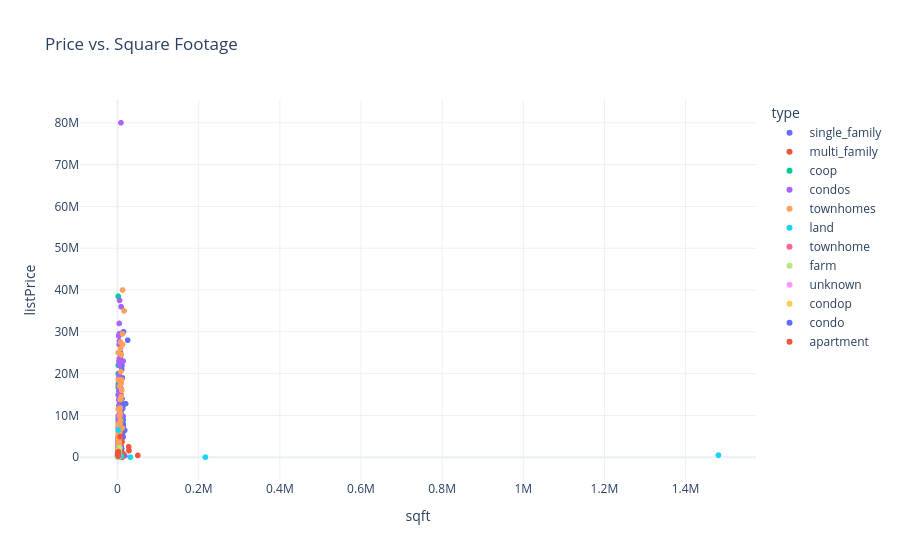
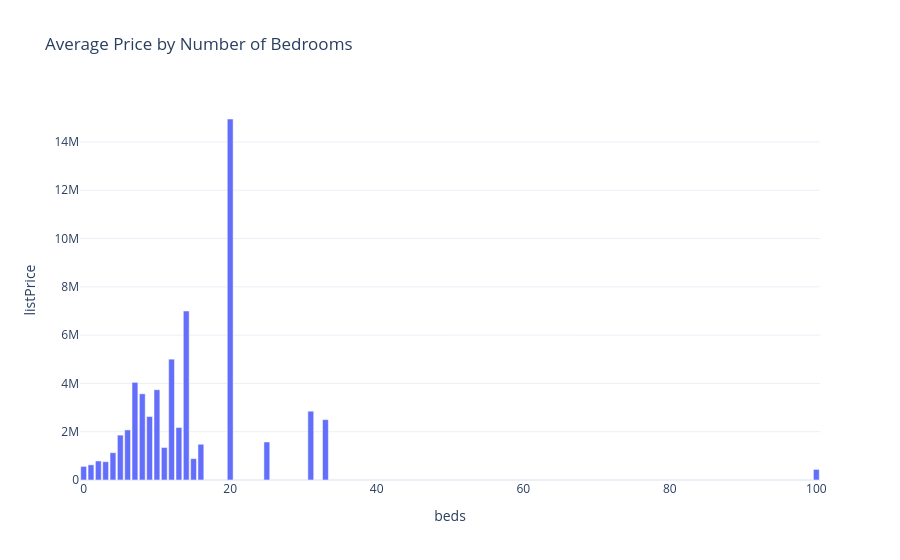
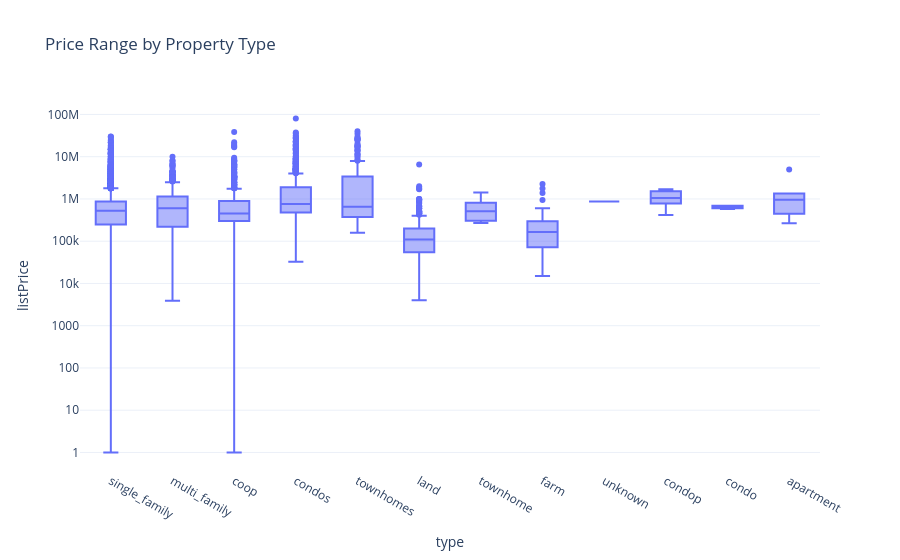

Notebook code for these charts, in order:
### Code cell
# الرسم الثالث: العلاقة بين المساحة والسعر (Scatter Plot)
fig3 = px.scatter(df, x="sqft", y="listPrice", color="type", 
                 title="Price vs. Square Footage", hover_data=['beds', 'baths'],
                 template="plotly_white")
fig3.show()

# الرسم الرابع: متوسط الأسعار حسب عدد الغرف (Bar Chart)
avg_price_beds = df.groupby('beds')['listPrice'].mean().reset_index()
fig4 = px.bar(avg_price_beds, x='beds', y='listPrice', title="Average Price by Number of Bedrooms",
              template="plotly_white")
fig4.show()

# الرسم الخامس: تحليل القيم الشاذة للأسعار حسب النوع (Box Plot)
fig5 = px.box(df, x="type", y="listPrice", title="Price Range by Property Type", log_y=True,
              template="plotly_white")
fig5.show()

### Figure 1 — Plotly figure (JSON) as saved in the notebook; plotly's stock layout.template omitted (floating-point values rounded to 4 significant figures; data arrays with more than 128 entries replaced by an {"elided": "..."} marker saying what was removed)
{"data": [{"customdata": {"elided": "5091x2 float values"}, "hovertemplate": "type=single_family<br>sqft=%{x}<br>listPrice=%{y}<br>beds=%{customdata[0]}<br>baths=%{customdata[1]}<extra></extra>", "legendgroup": "single_family", "marker": {"color": "#636efa", "symbol": "circle"}, "mode": "markers", "name": "single_family", "showlegend": true, "type": "scattergl", "x": {"elided": "5091 float values"}, "xaxis": "x", "y": {"elided": "5091 float values"}, "yaxis": "y"}, {"customdata": {"elided": "937x2 float values"}, "hovertemplate": "type=multi_family<br>sqft=%{x}<br>listPrice=%{y}<br>beds=%{customdata[0]}<br>baths=%{customdata[1]}<extra></extra>", "legendgroup": "multi_family", "marker": {"color": "#EF553B", "symbol": "circle"}, "mode": "markers", "name": "multi_family", "showlegend": true, "type": "scattergl", "x": {"elided": "937 float values"}, "xaxis": "x", "y": {"elided": "937 float values"}, "yaxis": "y"}, {"customdata": {"elided": "774x2 float values"}, "hovertemplate": "type=coop<br>sqft=%{x}<br>listPrice=%{y}<br>beds=%{customdata[0]}<br>baths=%{customdata[1]}<extra></extra>", "legendgroup": "coop", "marker": {"color": "#00cc96", "symbol": "circle"}, "mode": "markers", "name": "coop", "showlegend": true, "type": "scattergl", "x": {"elided": "774 float values"}, "xaxis": "x", "y": {"elided": "774 float values"}, "yaxis": "y"}, {"customdata": {"elided": "947x2 float values"}, "hovertemplate": "type=condos<br>sqft=%{x}<br>listPrice=%{y}<br>beds=%{customdata[0]}<br>baths=%{customdata[1]}<extra></extra>", "legendgroup": "condos", "marker": {"color": "#ab63fa", "symbol": "circle"}, "mode": "markers", "name": "condos", "showlegend": true, "type": "scattergl", "x": {"elided": "947 float values"}, "xaxis": "x", "y": {"elided": "947 float values"}, "yaxis": "y"}, {"customdata": {"elided": "165x2 float values"}, "hovertemplate": "type=townhomes<br>sqft=%{x}<br>listPrice=%{y}<br>beds=%{customdata[0]}<br>baths=%{customdata[1]}<extra></extra>", "legendgroup": "townhomes", "marker": {"color": "#FFA15A", "symbol": "circle"}, "mode": "markers", "name": "townhomes", "showlegend": true, "type": "scattergl", "x": {"elided": "165 float values"}, "xaxis": "x", "y": {"elided": "165 float values"}, "yaxis": "y"}, {"customdata": {"elided": "299x2 float values"}, "hovertemplate": "type=land<br>sqft=%{x}<br>listPrice=%{y}<br>beds=%{customdata[0]}<br>baths=%{customdata[1]}<extra></extra>", "legendgroup": "land", "marker": {"color": "#19d3f3", "symbol": "circle"}, "mode": "markers", "name": "land", "showlegend": true, "type": "scattergl", "x": {"elided": "299 float values"}, "xaxis": "x", "y": {"elided": "299 float values"}, "yaxis": "y"}, {"customdata": [[2.0, NaN], [3.0, NaN], [3.0, NaN], [3.0, NaN], [3.0, NaN], [3.0, NaN]], "hovertemplate": "type=townhome<br>sqft=%{x}<br>listPrice=%{y}<br>beds=%{customdata[0]}<br>baths=%{customdata[1]}<extra></extra>", "legendgroup": "townhome", "marker": {"color": "#FF6692", "symbol": "circle"}, "mode": "markers", "name": "townhome", "showlegend": true, "type": "scattergl", "x": [2021.0, 2371.0, 1677.0, 1498.0, 2689.0, 1498.0], "xaxis": "x", "y": [810000.0, 703000.0, 325000.0, 305000.0, 1415000.0, 270000.0], "yaxis": "y"}, {"customdata": [[NaN, NaN], [1.0, NaN], [4.0, 2.0], [5.0, 2.0], [3.0, 1.0], [NaN, NaN], [NaN, NaN], [NaN, NaN], [NaN, NaN], [NaN, NaN], [4.0, 3.0], [NaN, NaN], [NaN, NaN], [NaN, NaN], [NaN, NaN], [NaN, NaN], [NaN, NaN], [10.0, 5.0], [NaN, NaN], [0.0, NaN], [NaN, NaN], [NaN, NaN], [NaN, NaN], [NaN, NaN], [2.0, 1.0], [NaN, NaN], [NaN, NaN], [NaN, NaN], [NaN, NaN], [NaN, NaN], [5.0, 3.0], [NaN, NaN], [NaN, 0.0], [NaN, NaN]], "hovertemplate": "type=farm<br>sqft=%{x}<br>listPrice=%{y}<br>beds=%{customdata[0]}<br>baths=%{customdata[1]}<extra></extra>", "legendgroup": "farm", "marker": {"color": "#B6E880", "symbol": "circle"}, "mode": "markers", "name": "farm", "showlegend": true, "type": "scattergl", "x": [1680.0, 514.0, 2820.0, 1680.0, 2243.0, 720.0, 1680.0, 1680.0, 1680.0, 1680.0, 2847.0, 1680.0, 1680.0, 720.0, 1680.0, 1680.0, 1680.0, 5616.0, 1680.0, 400.0, 1680.0, 1680.0, 2025.0, 1680.0, 560.0, 1680.0, 1680.0, 1680.0, 1680.0, 1680.0, 2976.0, 1680.0, 1680.0, 1680.0], "xaxis": "x", "y": [220000.0, 195000.0, 1375000.0, 15000.0, 450000.0, 72000.0, 150000.0, 85000.0, 125000.0, 239900.0, 949900.0, 37000.0, 280000.0, 57000.0, 74900.0, 375000.0, 279900.0, 2250000.0, 129900.0, 250000.0, 138500.0, 24900.0, 110000.0, 37000.0, 188000.0, 62900.0, 599900.0, 295000.0, 15000.0, 99900.0, 1770000.0, 40000.0, 295000.0, 179000.0], "yaxis": "y"}, {"customdata": [[2.0, NaN]], "hovertemplate": "type=unknown<br>sqft=%{x}<br>listPrice=%{y}<br>beds=%{customdata[0]}<br>baths=%{customdata[1]}<extra></extra>", "legendgroup": "unknown", "marker": {"color": "#FF97FF", "symbol": "circle"}, "mode": "markers", "name": "unknown", "showlegend": true, "type": "scattergl", "x": [1998.0], "xaxis": "x", "y": [865000.0], "yaxis": "y"}, {"customdata": [[2.0, 2.0], [1.0, 1.0], [1.0, 1.0], [0.0, 1.0], [2.0, 3.0], [2.0, 2.0], [1.0, 1.0], [1.0, 2.0], [1.0, 1.0], [3.0, 2.0]], "hovertemplate": "type=condop<br>sqft=%{x}<br>listPrice=%{y}<br>beds=%{customdata[0]}<br>baths=%{customdata[1]}<extra></extra>", "legendgroup": "condop", "marker": {"color": "#FECB52", "symbol": "circle"}, "mode": "markers", "name": "condop", "showlegend": true, "type": "scattergl", "x": [1418.0, 800.0, 600.0, 1680.0, 1487.0, 1300.0, 750.0, 800.0, 975.0, 1680.0], "xaxis": "x", "y": [1690000.0, 419000.0, 785000.0, 910000.0, 1690000.0, 1195000.0, 625000.0, 1250000.0, 1525000.0, 799000.0], "yaxis": "y"}, {"customdata": [[2.0, NaN], [NaN, NaN], [1.0, NaN]], "hovertemplate": "type=condo<br>sqft=%{x}<br>listPrice=%{y}<br>beds=%{customdata[0]}<br>baths=%{customdata[1]}<extra></extra>", "legendgroup": "condo", "marker": {"color": "#636efa", "symbol": "circle"}, "mode": "markers", "name": "condo", "showlegend": true, "type": "scattergl", "x": [1611.0, 639.0, 793.0], "xaxis": "x", "y": [695000.0, 580000.0, 680000.0], "yaxis": "y"}, {"customdata": [[8.0, 9.0], [1.0, 1.0], [2.0, 1.0], [3.0, 2.0], [0.0, 1.0], [1.0, 1.0]], "hovertemplate": "type=apartment<br>sqft=%{x}<br>listPrice=%{y}<br>beds=%{customdata[0]}<br>baths=%{customdata[1]}<extra></extra>", "legendgroup": "apartment", "marker": {"color": "#EF553B", "symbol": "circle"}, "mode": "markers", "name": "apartment", "showlegend": true, "type": "scattergl", "x": [6180.0, 780.0, 1680.0, 1680.0, 1680.0, 1100.0], "xaxis": "x", "y": [4950000.0, 1175000.0, 265000.0, 1350000.0, 449000.0, 749000.0], "yaxis": "y"}], "layout": {"legend": {"title": {"text": "type"}, "tracegroupgap": 0}, "title": {"text": "Price vs. Square Footage"}, "xaxis": {"anchor": "y", "domain": [0, 1], "title": {"text": "sqft"}}, "yaxis": {"anchor": "x", "domain": [0, 1], "title": {"text": "listPrice"}}}}

### Figure 2 — Plotly figure (JSON) as saved in the notebook; plotly's stock layout.template omitted (floating-point values rounded to 4 significant figures)
{"data": [{"hovertemplate": "beds=%{x}<br>listPrice=%{y}<extra></extra>", "legendgroup": "", "marker": {"color": "#636efa", "pattern": {"shape": ""}}, "name": "", "orientation": "v", "showlegend": false, "textposition": "auto", "type": "bar", "x": [0.0, 1.0, 2.0, 3.0, 4.0, 5.0, 6.0, 7.0, 8.0, 9.0, 10.0, 11.0, 12.0, 13.0, 14.0, 15.0, 16.0, 20.0, 25.0, 31.0, 33.0, 100.0], "xaxis": "x", "y": [563300.0, 628000.0, 788400.0, 758100.0, 1130000.0, 1858000.0, 2074000.0, 4043000.0, 3570000.0, 2629000.0, 3737000.0, 1347000.0, 5004000.0, 2175000.0, 6999000.0, 886000.0, 1480000.0, 14950000.0, 1575000.0, 2850000.0, 2500000.0, 439000.0], "yaxis": "y"}], "layout": {"barmode": "relative", "legend": {"tracegroupgap": 0}, "title": {"text": "Average Price by Number of Bedrooms"}, "xaxis": {"anchor": "y", "domain": [0, 1], "title": {"text": "beds"}}, "yaxis": {"anchor": "x", "domain": [0, 1], "title": {"text": "listPrice"}}}}

### Figure 3 — Plotly figure (JSON) as saved in the notebook; plotly's stock layout.template omitted (floating-point values rounded to 4 significant figures; data arrays with more than 128 entries replaced by an {"elided": "..."} marker saying what was removed)
{"data": [{"alignmentgroup": "True", "hovertemplate": "type=%{x}<br>listPrice=%{y}<extra></extra>", "legendgroup": "", "marker": {"color": "#636efa"}, "name": "", "notched": false, "offsetgroup": "", "orientation": "v", "showlegend": false, "type": "box", "x": {"elided": "8273 str values"}, "x0": " ", "xaxis": "x", "y": {"elided": "8273 float values"}, "y0": " ", "yaxis": "y"}], "layout": {"boxmode": "group", "legend": {"tracegroupgap": 0}, "title": {"text": "Price Range by Property Type"}, "xaxis": {"anchor": "y", "domain": [0, 1], "title": {"text": "type"}}, "yaxis": {"anchor": "x", "domain": [0, 1], "title": {"text": "listPrice"}, "type": "log"}}}
